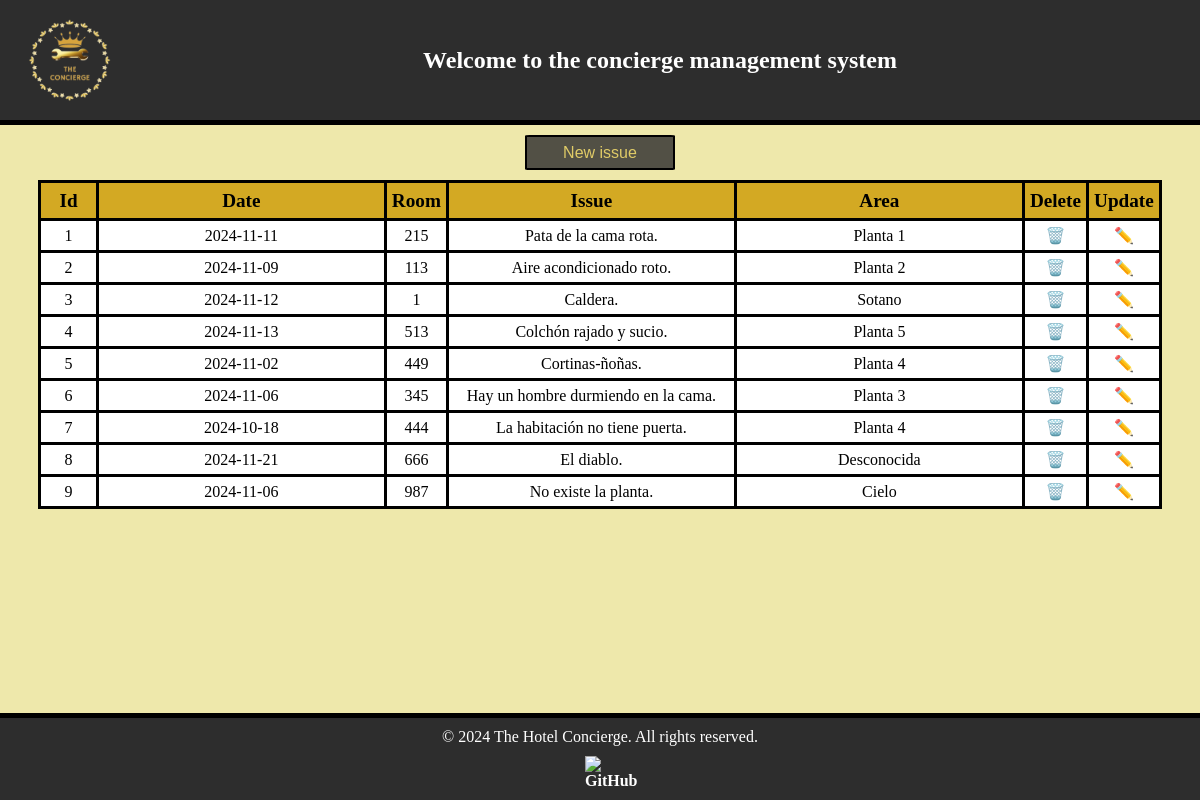
The page / on the database its author committed.
### tables this page shows
CREATE TABLE `problems` (
  `id` int(11) NOT NULL,
  `room` int(11) NOT NULL,
  `issue` varchar(255) NOT NULL,
  `dateTime` date NOT NULL,
  `area` varchar(100) NOT NULL
);

### src/Core/View.php (called while the page is built, shortened)
<?php
class View {
    public function __construct($view, $data=null) {
        require_once("src/Views/{$view}.php");
    }
}

### src/Controllers/CallController.php (called while the page is built, shortened)
<?php
class CallController {
    public function __construct(){
        $this->index();
    }
    public function index(){
        $call = new Call();
        $calls = $call->all();
        new View("callList", ["call" => $calls]);
    }
}

### src/index.php (called while the page is built, shortened)
<?php
$controller = new CallController;

### src/Models/Call.php (called while the page is built, shortened)
<?php
class Call{
    private ?int $id;
    private string $room;
    private string $issue;
    private ?string $dateTime;
    private string $area;
    private $database;
    private $table = 'problems';
    public function __construct($id=null, $room='', $issue='', $dateTime=null, $area=''){
        $this->id = $id;
        $this->room = $room;
        $this->issue = $issue;
        $this->dateTime = $dateTime;
        $this->area = $area;
        if(!$this->database){
            $this->database = new Database();
        }
    }
    public function all(){
        $query = $this->database->mysql->query("SELECT * FROM {$this->table}");
        $callArray = $query->fetchAll();
        $callList = [];
        foreach($callArray as $call){
            $callItem = new Call($call["id"],$call["room"],$call["issue"],$call["dateTime"],$call["area"]);
            array_push($callList, $callItem);
        }
        return $callList;
    }
    public function getId() {
        return $this->id;
    }
    public function getRoom() {
        return $this->room;
    }
    public function getIssue() {
        return $this->issue;
    }
    public function getDateTime() {
        return $this->dateTime;
    }
    public function getArea() {
        return $this->area;
    }
}

### src/Database.php (called while the page is built, shortened)
<?php
class Database {
    public function __construct(){
        try {
            $this->mysql = $this->getConnection();
        }
        catch (PDOException $e) {
            echo "Conection with Database Failed: " .$e->getMessage();
        }
    }
    private function getConnection() {
        $host = "localhost";
        $user = "root";
        $password = "";
        $database = "Conserjeria";
        $charset = "utf8";
        $options = [PDO::ATTR_DEFAULT_FETCH_MODE => PDO::FETCH_ASSOC];
        $pdo = new PDO("mysql:host={$host};dbname={$database};charset={$charset}", $user, $password, $options);
        return $pdo;
    }
}

### src/Views/callList.php (the view)
<?php
    require_once("Components/layout.php");
?>
<body>
    <?php
        require_once("Components/header.php");
    ?>
    <main>
        <div class="divButton">
            <a class="newIssue" href="?action=create"><button>New issue</button></a>
        </div>
        <table class="table">
                <tr class="headerList">
                    <th class='smallWidth'>Id</th>
                    <th>Date</th>
                    <th class='smallWidth'>Room</th>
                    <th>Issue</th>
                    <th>Area</th>
                    <th class='smallWidth'>Delete</th>
                    <th class='smallWidth'>Update</th>
                </tr>
        <?php
            foreach($data["call"] as $call) {
                echo "
                <tr>
                <td class='smallWidth'>{$call->getId()}</td>
                <td>{$call->getDateTime()}</td>
                <td class='smallWidth'>{$call->getRoom()}</td>
                <td>{$call->getIssue()}</td>
                <td>{$call->getArea()}</td>
                <td class='smallWidth'><a href='?action=delete&id={$call->getId()}'>🗑️</a></td>
                <td class='smallWidth'><a href='?action=update&id={$call->getId()}'>✏️</a></td>
                </tr>
                ";
            }
        ?>
         </table>
    </main>
    <?php
        require_once("Components/footer.php");
    ?>
</body>

### index.php (shortened to what this page needs)
<!DOCTYPE html>
<html lang="en">
<head>
</head>
<body>
    <?php
        require('src/index.php');
    ?>
</body>
</html>

### src/Views/Components/layout.php (shortened to what this page needs)
<!DOCTYPE html>
<html lang="en">
<head>
    <link rel="stylesheet" href="./src/css/style.css">
</head>

### src/Views/Components/header.php
<header>
    <div class="container">
        <div class="header-content">
            <img src="./public/img/logoConcierge.png" alt="Logo" class="header-logo">
            <h1>Welcome to the concierge management system</h1>
        </div>
    </div>
</header>

### src/Views/Components/footer.php
<footer>
    <div class="container">
        <p>© 2024 The Hotel Concierge. All rights reserved.</p>
        <a href="https://github.com/ArianaMartinMartinez/La-consejeria" target="_blank" class="social-link">
            <img src="https://img.icons8.com/ios11/512/FFFFFF/github.png" alt="GitHub" class="social-icon">
        </a>
    </div>
</footer>

### src/css/style.css (style rules this page uses)
:root { --yellow: #d3a923; --lightyellow: #eee8ab; --mediumyellow: #e0cb67; }
* { margin: 0; padding: 0; box-sizing: border-box; }
.divButton { display: flex; justify-content: center; }
.newIssue { display: flex; justify-content: center; margin-top: 10px; }
.newIssue button { width: 150px; font-size: medium; height: 35px; background-color: #2d2d2dce; cursor: pointer; color: var(--mediumyellow); border: 2px black solid; border-radius: 3%; }
.table { display: flex; justify-content: center; border-collapse: collapse; margin-top: 10px; margin-bottom: 10px; }
body { background-color: var(--lightyellow); min-height: 100vh; position: relative; display: flex; flex-direction: column; }
.headerList { font-weight: bolder; font-size: larger; background-color: var(--yellow); }
td, th { border: 3px black solid; width: 15em; height: 2em; text-align: center; }
.smallWidth { width: 3em; padding: 5px; }
td { background-color: white; }
a { text-decoration: none; }

### src/css/footer.css (style rules this page uses)
footer { background-color: #2d2d2d; color: white; padding: 10px 0; border-top: 5px solid #000000; text-align: center; position: relative; bottom: 0; width: 100%; margin-top: auto; }
footer a { color: white; text-decoration: none; font-weight: bold; display: inline-block; margin-top: 10px; }
footer .social-link { width: 30px; height: 30px; display: inline-block; }
footer .social-icon { width: 100%; height: 100%; object-fit: contain; }

### src/css/header.css (style rules this page uses)
.header-content { display: flex; align-items: center; background-color: #2d2d2d; color: white; padding: 10px 0; border-bottom: 5px solid #000000; }
.header-logo { margin-left: 20px; width: 80px; }
@media (min-width: 768px) { .header-content { justify-content: space-between; } }
@media (min-width: 768px) { .header-logo { width: 100px; margin-right: 0; } }
.header-content h1 { flex: 1; text-align: center; font-size: 1.5rem; }

### rows shown on the page
problems: id "1", dateTime "2024-11-11", room "215", issue "Pata de la cama rota.", area "Planta 1"
problems: id "2", dateTime "2024-11-09", room "113", issue "Aire acondicionado roto.", area "Planta 2"
problems: id "3", dateTime "2024-11-12", room "1", issue "Caldera.", area "Sotano"
problems: id "4", dateTime "2024-11-13", room "513", issue "Colchón rajado y sucio.", area "Planta 5"
problems: id "5", dateTime "2024-11-02", room "449", issue "Cortinas-ñoñas.", area "Planta 4"
problems: id "6", dateTime "2024-11-06", room "345", issue "Hay un hombre durmiendo en la cama.", area "Planta 3"
problems: id "7", dateTime "2024-10-18", room "444", issue "La habitación no tiene puerta.", area "Planta 4"
problems: id "8", dateTime "2024-11-21", room "666", issue "El diablo.", area "Desconocida"
problems: id "9", dateTime "2024-11-06", room "987", issue "No existe la planta.", area "Cielo"
